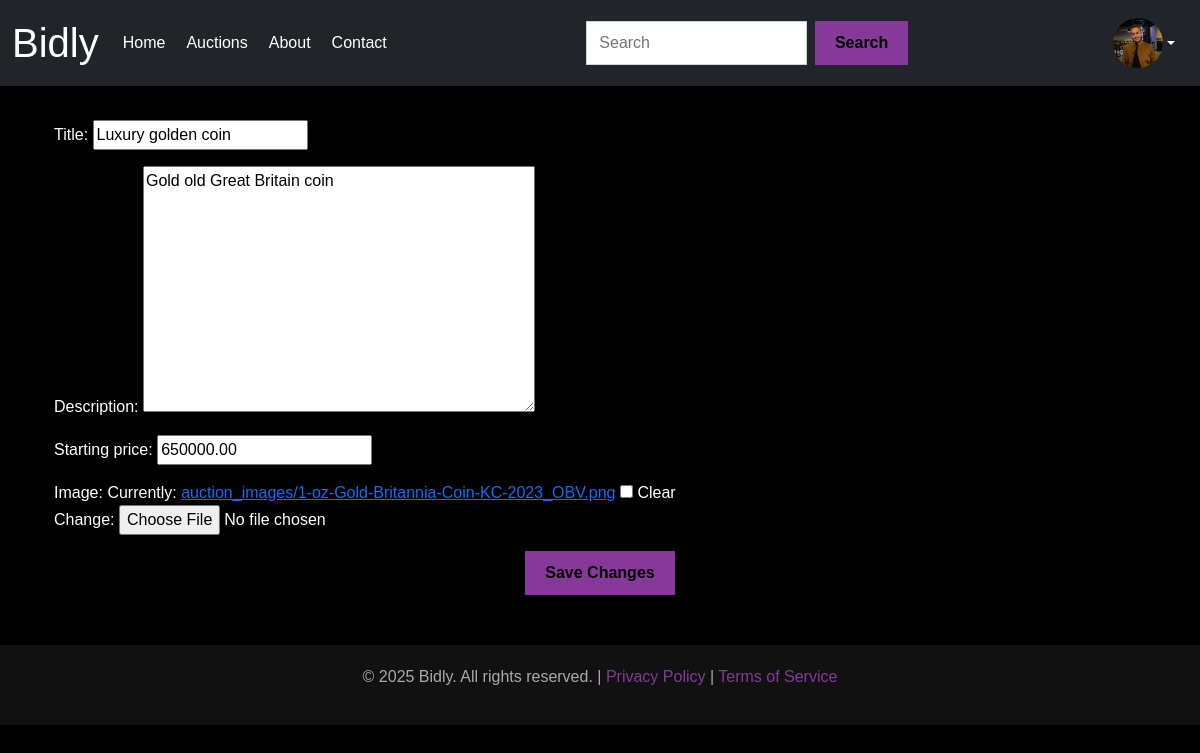
/auctions/edit-auction/7/ (signed in), run on the app's committed database.
### users/models.py (models this page shows, shortened)
class CustomUser(AbstractUser):
    GENDER_CHOICES = [
        ('M','Male'),
        ('F','Female'),
    ]
    gender = models.CharField(max_length=1, choices=GENDER_CHOICES, blank=True, null=True)
    notify_me = models.BooleanField(default=False)  # Checkbox for email notifications
    profile_picture = models.ImageField(upload_to='profile_pictures/', blank=True, null=True)

### auctions/models.py (models this page shows)
class Auction(models.Model):
    title = models.CharField(max_length=255)
    description = models.TextField()
    starting_price = models.DecimalField(max_digits=10, decimal_places=2)
    current_price = models.DecimalField(max_digits=10, decimal_places=2, null=True, blank=True)
    created_by = models.ForeignKey(settings.AUTH_USER_MODEL, on_delete=models.CASCADE)
    created_at = models.DateTimeField(auto_now_add=True)
    image = models.ImageField(upload_to='auction_images/', blank=True, null=True)
    ends_at = models.DateTimeField()

### auctions/views.py (the view)
# urls.py: path('edit-auction/<int:pk>/', views.edit_auction, name='edit_auction'),
@login_required
def edit_auction(request, pk):
    auction = get_object_or_404(Auction, pk=pk, created_by=request.user)  # Ensure the user owns the auction
    if request.method == 'POST':
        form = AuctionForm(request.POST, request.FILES, instance=auction)
        if form.is_valid():
            form.save()
            return redirect('my_auctions')  # Redirect to "My Auctions" page after saving
    else:
        form = AuctionForm(instance=auction)  # Pre-fill the form with the auction's details
    return render(request, 'edit_auction.html', {'form': form, 'auction': auction})

### auctions/forms.py
class AuctionForm(forms.ModelForm):
    class Meta:
        model = Auction
        fields = ['title', 'description', 'starting_price', 'image',]

### auctions/templates/edit_auction.html (shortened to what this page needs)
{% extends 'base.html' %}
{% block content %}
<div class="container mt-5">
    <h1 class="text-center mb-4">Edit Auction</h1>
    <form method="post" enctype="multipart/form-data">
        {{ form.as_p }}
        <div class="text-center">
            <button type="submit" class="btn btn-primary" style="background-color: #863999; border: none;">Save Changes</button>
        </div>
    </form>
</div>
{% endblock %}

### auction_home/templates/base.html (shortened to what this page needs)
{% load static %}
<!DOCTYPE html>
<html lang="en">
<head>
    <link href="https://cdn.jsdelivr.net/npm/bootstrap@5.2.3/dist/css/bootstrap.min.css" rel="stylesheet">
</head>
<body>
<nav class="navbar navbar-expand-lg navbar-dark bg-dark fixed-top">
    <div class="container-fluid">
        <a class="navbar-brand fs-1" href="{% url 'home' %}">Bidly</a>
        <div class="collapse navbar-collapse" id="navbarSupportedContent">
            <ul class="navbar-nav me-auto mb-2 mb-lg-0">
                <li class="nav-item">
                    <a class="nav-link" href="{% url 'home' %}">Home</a>
                </li>
                <li class="nav-item">
                    {% if user.is_authenticated %}
                        <a class="nav-link" href="{% url 'auctions' %}">Auctions</a>
                    {% else %}
                        <a class="nav-link" href="#" onclick="alert('You need to log in first!');">Auctions</a>
                    {% endif %}
                </li>
                <li class="nav-item">
                    <a class="nav-link" href="{% url 'about' %}">About</a>
                </li>
                <li class="nav-item">
                    <a class="nav-link" href="{% url 'contact' %}">Contact</a>
                </li>
            </ul>
            <form class="d-flex mx-auto" role="search" style="width: 30%;">
                <input class="form-control me-2" type="search" placeholder="Search" aria-label="Search">
                <button class="btn btn-outline-dark" type="submit">Search</button>
            </form>
            <ul class="navbar-nav ms-auto mb-2 mb-lg-0">
                {% if user.is_authenticated %}
                    <li class="nav-item dropdown">
                        <a class="nav-link dropdown-toggle d-flex align-items-center" href="#" id="profileDropdown" role="button" data-bs-toggle="dropdown" aria-expanded="false">
                            {% if user.profile_picture %}
                                <img src="{{ user.profile_picture.url }}" alt="Profile Picture" class="rounded-circle" style="width: 50px; height: 50px; object-fit: cover;">
                            {% else %}
                                <img src="{% static 'images/default_pp.jpg' %}" alt="Default Profile Picture" class="rounded-circle" style="width: 50px; height: 50px; object-fit: cover;">
                            {% endif %}
                        </a>
                    </li>
                {% endif %}
            </ul>
        </div>
    </div>
</nav>
    <div class="container">
        {% block content %}{% endblock %}
    </div>
    <footer>
        <p>&copy; 2025 Bidly. All rights reserved. | <a href="#">Privacy Policy</a> | <a href="#">Terms of Service</a></p>
    </footer>
</body>
</html>

### auction_home/templates/base.html (style rules this page uses)
.form-control, .btn { border-radius: 0; }
.btn { background-color: #863999; color: #000; font-weight: bold; border: none; padding: 10px 20px; transition: transform 0.3s ease, background-color 0.3s ease, color 0.3s ease; }
.btn { background-color: #863999; color: #000; font-weight: bold; border: none; padding: 10px 20px; transition: transform 0.3s ease, background-color 0.3s ease; }
body { background-color: #000; color: #fff; font-family: Arial, sans-serif; overflow-x: hidden; }
.navbar { background-color: #111; }
.navbar-brand, .nav-link { color: #fff !important; }
footer { text-align: center; padding: 20px; background-color: #111; color: #aaa; margin-top: 50px; }
footer a { color: #863999; text-decoration: none; }
.navbar-nav .nav-item { margin-right: 5px; }
.navbar-nav .nav-item img { margin-left: 10px; }

### data on the page
CustomUser: profile_picture (picture)
Auction: title "Luxury golden coin", description "Gold old Great Britain coin", starting_price "650000.00"
